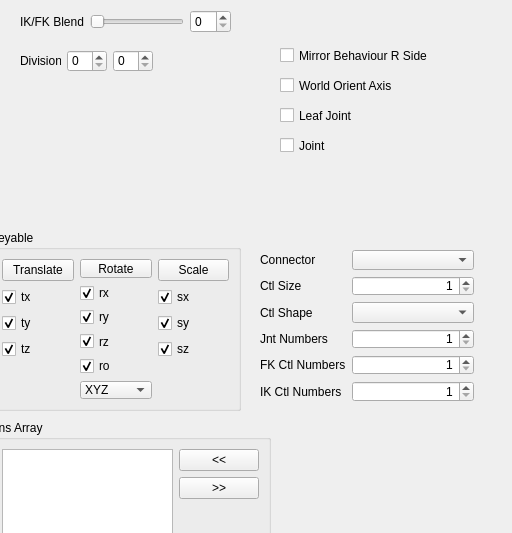
<?xml version="1.0" encoding="UTF-8"?>
<ui version="4.0">
 <class>Form</class>
 <widget class="QWidget" name="Form">
  <property name="geometry">
   <rect>
    <x>0</x>
    <y>0</y>
    <width>512</width>
    <height>533</height>
   </rect>
  </property>
  <property name="windowTitle">
   <string>Form</string>
  </property>
  <widget class="QWidget" name="layoutWidget">
   <property name="geometry">
    <rect>
     <x>20</x>
     <y>50</y>
     <width>133</width>
     <height>22</height>
    </rect>
   </property>
   <layout class="QHBoxLayout" name="horizontalLayout_4">
    <item>
     <widget class="QLabel" name="label_3">
      <property name="text">
       <string>Divisions</string>
      </property>
     </widget>
    </item>
    <item>
     <widget class="QSpinBox" name="spinBox_2"/>
    </item>
    <item>
     <widget class="QSpinBox" name="spinBox_3"/>
    </item>
   </layout>
  </widget>
  <widget class="QCheckBox" name="checkBox_14">
   <property name="geometry">
    <rect>
     <x>280</x>
     <y>130</y>
     <width>201</width>
     <height>31</height>
    </rect>
   </property>
   <property name="text">
    <string>Joint</string>
   </property>
  </widget>
  <widget class="QCheckBox" name="checkBox_13">
   <property name="geometry">
    <rect>
     <x>280</x>
     <y>100</y>
     <width>201</width>
     <height>31</height>
    </rect>
   </property>
   <property name="text">
    <string>Leaf Joint</string>
   </property>
  </widget>
  <widget class="QCheckBox" name="checkBox_12">
   <property name="geometry">
    <rect>
     <x>280</x>
     <y>70</y>
     <width>201</width>
     <height>31</height>
    </rect>
   </property>
   <property name="text">
    <string>World Orient Axis</string>
   </property>
  </widget>
  <widget class="QWidget" name="layoutWidget_2">
   <property name="geometry">
    <rect>
     <x>20</x>
     <y>10</y>
     <width>211</width>
     <height>24</height>
    </rect>
   </property>
   <layout class="QHBoxLayout" name="horizontalLayout_3">
    <item>
     <widget class="QLabel" name="label">
      <property name="text">
       <string>IK/FK Blend</string>
      </property>
     </widget>
    </item>
    <item>
     <widget class="QSlider" name="horizontalSlider">
      <property name="orientation">
       <enum>Qt::Horizontal</enum>
      </property>
     </widget>
    </item>
    <item>
     <widget class="QSpinBox" name="spinBox_5"/>
    </item>
   </layout>
  </widget>
  <widget class="QCheckBox" name="checkBox_11">
   <property name="geometry">
    <rect>
     <x>280</x>
     <y>40</y>
     <width>201</width>
     <height>31</height>
    </rect>
   </property>
   <property name="text">
    <string>Mirror Behaviour R Side</string>
   </property>
  </widget>
  <widget class="QWidget" name="layoutWidget_3">
   <property name="geometry">
    <rect>
     <x>260</x>
     <y>250</y>
     <width>214</width>
     <height>152</height>
    </rect>
   </property>
   <layout class="QFormLayout" name="formLayout">
    <item row="0" column="0">
     <widget class="QLabel" name="label_4">
      <property name="text">
       <string>Connector</string>
      </property>
     </widget>
    </item>
    <item row="0" column="1">
     <widget class="QComboBox" name="comboBox_2"/>
    </item>
    <item row="1" column="0">
     <widget class="QLabel" name="label_5">
      <property name="text">
       <string>Ctl Size</string>
      </property>
     </widget>
    </item>
    <item row="1" column="1">
     <widget class="QSpinBox" name="spinBox">
      <property name="layoutDirection">
       <enum>Qt::LeftToRight</enum>
      </property>
      <property name="alignment">
       <set>Qt::AlignRight|Qt::AlignTrailing|Qt::AlignVCenter</set>
      </property>
      <property name="minimum">
       <number>1</number>
      </property>
     </widget>
    </item>
    <item row="2" column="0">
     <widget class="QLabel" name="label_6">
      <property name="text">
       <string>Ctl Shape</string>
      </property>
     </widget>
    </item>
    <item row="2" column="1">
     <widget class="QComboBox" name="comboBox_3"/>
    </item>
    <item row="3" column="0">
     <widget class="QLabel" name="label_7">
      <property name="text">
       <string>Jnt Numbers</string>
      </property>
     </widget>
    </item>
    <item row="3" column="1">
     <widget class="QSpinBox" name="spinBox_4">
      <property name="layoutDirection">
       <enum>Qt::LeftToRight</enum>
      </property>
      <property name="alignment">
       <set>Qt::AlignRight|Qt::AlignTrailing|Qt::AlignVCenter</set>
      </property>
      <property name="minimum">
       <number>1</number>
      </property>
     </widget>
    </item>
    <item row="4" column="0">
     <widget class="QLabel" name="label_8">
      <property name="text">
       <string>FK Ctl Numbers</string>
      </property>
     </widget>
    </item>
    <item row="5" column="0">
     <widget class="QLabel" name="label_9">
      <property name="text">
       <string>IK Ctl Numbers</string>
      </property>
     </widget>
    </item>
    <item row="4" column="1">
     <widget class="QSpinBox" name="spinBox_6">
      <property name="layoutDirection">
       <enum>Qt::LeftToRight</enum>
      </property>
      <property name="alignment">
       <set>Qt::AlignRight|Qt::AlignTrailing|Qt::AlignVCenter</set>
      </property>
      <property name="minimum">
       <number>1</number>
      </property>
     </widget>
    </item>
    <item row="5" column="1">
     <widget class="QSpinBox" name="spinBox_7">
      <property name="layoutDirection">
       <enum>Qt::LeftToRight</enum>
      </property>
      <property name="alignment">
       <set>Qt::AlignRight|Qt::AlignTrailing|Qt::AlignVCenter</set>
      </property>
      <property name="minimum">
       <number>1</number>
      </property>
     </widget>
    </item>
   </layout>
  </widget>
  <widget class="QGroupBox" name="groupBox_2">
   <property name="geometry">
    <rect>
     <x>-10</x>
     <y>230</y>
     <width>251</width>
     <height>181</height>
    </rect>
   </property>
   <property name="title">
    <string>Keyable</string>
   </property>
   <layout class="QHBoxLayout" name="horizontalLayout_2">
    <item>
     <layout class="QVBoxLayout" name="verticalLayout_4">
      <item>
       <widget class="QPushButton" name="pushButton_3">
        <property name="text">
         <string>Translate</string>
        </property>
       </widget>
      </item>
      <item>
       <widget class="QCheckBox" name="checkBox">
        <property name="text">
         <string>tx</string>
        </property>
        <property name="checked">
         <bool>true</bool>
        </property>
       </widget>
      </item>
      <item>
       <widget class="QCheckBox" name="checkBox_2">
        <property name="text">
         <string>ty</string>
        </property>
        <property name="checked">
         <bool>true</bool>
        </property>
       </widget>
      </item>
      <item>
       <widget class="QCheckBox" name="checkBox_3">
        <property name="text">
         <string>tz</string>
        </property>
        <property name="checked">
         <bool>true</bool>
        </property>
       </widget>
      </item>
      <item>
       <spacer name="verticalSpacer_2">
        <property name="orientation">
         <enum>Qt::Vertical</enum>
        </property>
        <property name="sizeHint" stdset="0">
         <size>
          <width>20</width>
          <height>40</height>
         </size>
        </property>
       </spacer>
      </item>
     </layout>
    </item>
    <item>
     <layout class="QVBoxLayout" name="verticalLayout_2">
      <item>
       <widget class="QPushButton" name="pushButton_4">
        <property name="text">
         <string>Rotate</string>
        </property>
       </widget>
      </item>
      <item>
       <widget class="QCheckBox" name="checkBox_4">
        <property name="text">
         <string>rx</string>
        </property>
        <property name="checked">
         <bool>true</bool>
        </property>
       </widget>
      </item>
      <item>
       <widget class="QCheckBox" name="checkBox_6">
        <property name="text">
         <string>ry</string>
        </property>
        <property name="checked">
         <bool>true</bool>
        </property>
       </widget>
      </item>
      <item>
       <widget class="QCheckBox" name="checkBox_5">
        <property name="text">
         <string>rz</string>
        </property>
        <property name="checked">
         <bool>true</bool>
        </property>
       </widget>
      </item>
      <item>
       <widget class="QCheckBox" name="checkBox_10">
        <property name="text">
         <string>ro</string>
        </property>
        <property name="checked">
         <bool>true</bool>
        </property>
       </widget>
      </item>
      <item>
       <widget class="QComboBox" name="comboBox">
        <item>
         <property name="text">
          <string>XYZ</string>
         </property>
        </item>
        <item>
         <property name="text">
          <string>새 항목</string>
         </property>
        </item>
        <item>
         <property name="text">
          <string>새 항목</string>
         </property>
        </item>
        <item>
         <property name="text">
          <string>새 항목</string>
         </property>
        </item>
        <item>
         <property name="text">
          <string>새 항목</string>
         </property>
        </item>
        <item>
         <property name="text">
          <string>새 항목</string>
         </property>
        </item>
       </widget>
      </item>
      <item>
       <spacer name="verticalSpacer_4">
        <property name="orientation">
         <enum>Qt::Vertical</enum>
        </property>
        <property name="sizeHint" stdset="0">
         <size>
          <width>20</width>
          <height>40</height>
         </size>
        </property>
       </spacer>
      </item>
     </layout>
    </item>
    <item>
     <layout class="QVBoxLayout" name="verticalLayout_3">
      <item>
       <widget class="QPushButton" name="pushButton_5">
        <property name="text">
         <string>Scale</string>
        </property>
       </widget>
      </item>
      <item>
       <widget class="QCheckBox" name="checkBox_9">
        <property name="text">
         <string>sx</string>
        </property>
        <property name="checked">
         <bool>true</bool>
        </property>
       </widget>
      </item>
      <item>
       <widget class="QCheckBox" name="checkBox_8">
        <property name="text">
         <string>sy</string>
        </property>
        <property name="checked">
         <bool>true</bool>
        </property>
       </widget>
      </item>
      <item>
       <widget class="QCheckBox" name="checkBox_7">
        <property name="text">
         <string>sz</string>
        </property>
        <property name="checked">
         <bool>true</bool>
        </property>
       </widget>
      </item>
      <item>
       <spacer name="verticalSpacer_3">
        <property name="orientation">
         <enum>Qt::Vertical</enum>
        </property>
        <property name="sizeHint" stdset="0">
         <size>
          <width>20</width>
          <height>40</height>
         </size>
        </property>
       </spacer>
      </item>
     </layout>
    </item>
   </layout>
  </widget>
  <widget class="QGroupBox" name="groupBox">
   <property name="geometry">
    <rect>
     <x>-10</x>
     <y>420</y>
     <width>281</width>
     <height>171</height>
    </rect>
   </property>
   <property name="title">
    <string>Cns Array</string>
   </property>
   <layout class="QHBoxLayout" name="horizontalLayout">
    <item>
     <layout class="QVBoxLayout" name="verticalLayout_5">
      <item>
       <widget class="QListWidget" name="listWidget"/>
      </item>
      <item>
       <widget class="QPushButton" name="pushButton_6">
        <property name="text">
         <string>Copy</string>
        </property>
       </widget>
      </item>
     </layout>
    </item>
    <item>
     <layout class="QVBoxLayout" name="verticalLayout">
      <item>
       <widget class="QPushButton" name="pushButton_2">
        <property name="text">
         <string>&lt;&lt;</string>
        </property>
       </widget>
      </item>
      <item>
       <widget class="QPushButton" name="pushButton">
        <property name="text">
         <string>&gt;&gt;</string>
        </property>
       </widget>
      </item>
      <item>
       <spacer name="verticalSpacer">
        <property name="orientation">
         <enum>Qt::Vertical</enum>
        </property>
        <property name="sizeHint" stdset="0">
         <size>
          <width>20</width>
          <height>40</height>
         </size>
        </property>
       </spacer>
      </item>
     </layout>
    </item>
   </layout>
  </widget>
 </widget>
 <resources/>
 <connections/>
</ui>
